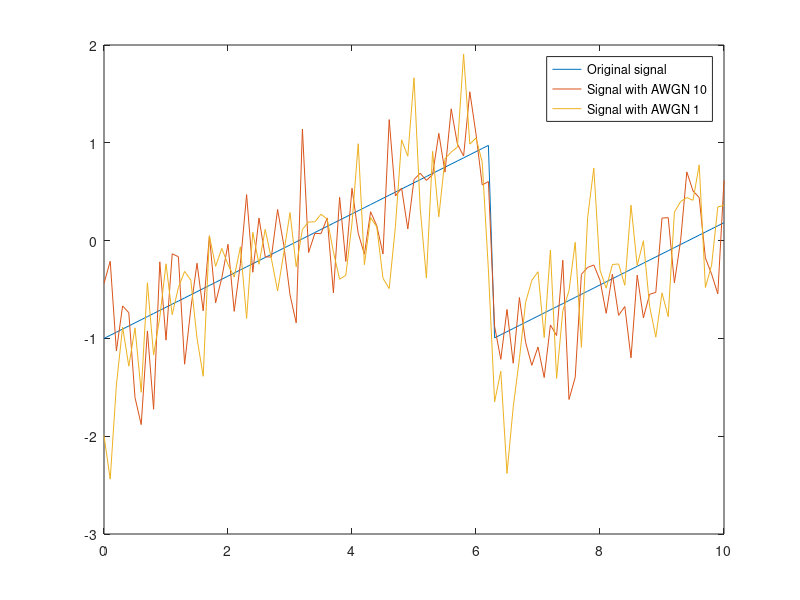

Source code (MATLAB):
close all; clear; clc;

t = (0:0.1:10)';
x = sawtooth(t);

y = awgn(x,1,'measured');
y2 = awgn(x,0.01,'measured');
plot(t,[x y y2])
legend('Original signal','Signal with AWGN 10','Signal with AWGN 1')